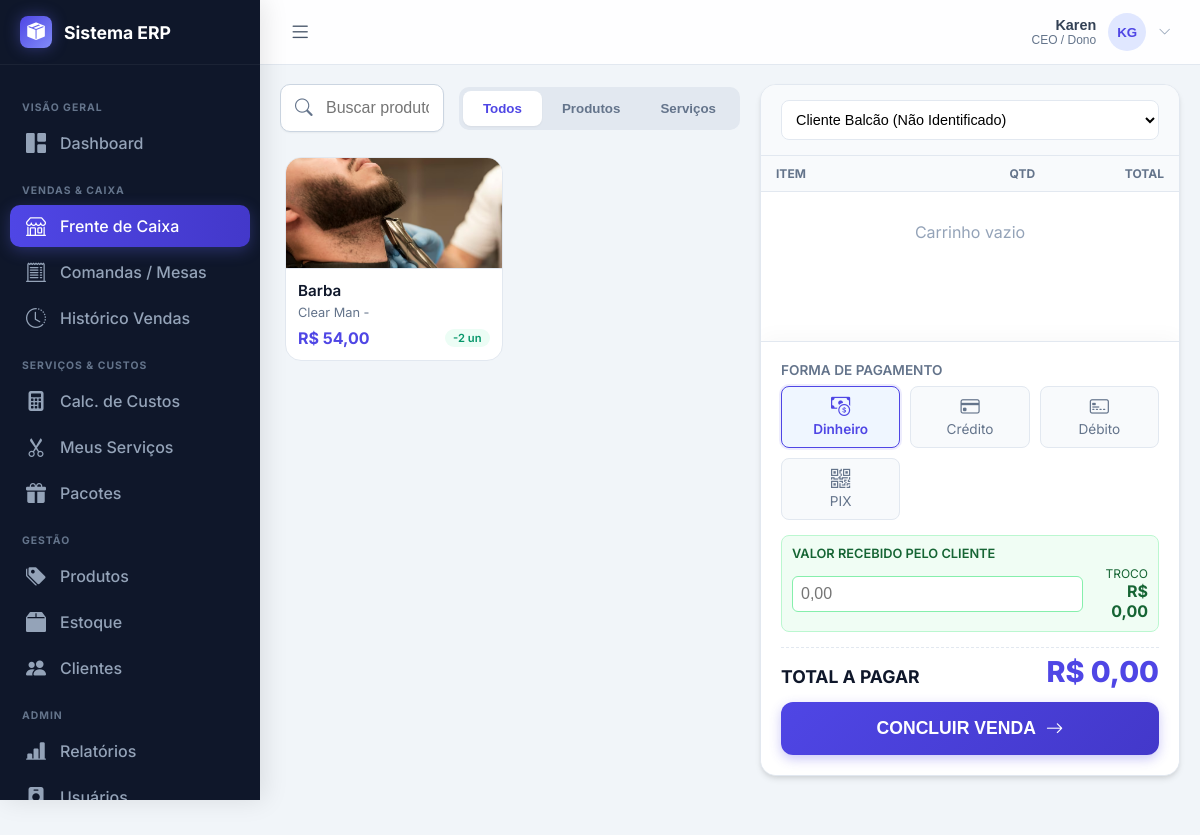
The app's page /pages/pdv/pdv.php (signed in) with its own data.
### tables this page shows
CREATE TABLE produtos_variacoes (
    id INTEGER PRIMARY KEY AUTOINCREMENT,
    produto_id INTEGER,
    cor TEXT,
    tamanho TEXT,
    peso REAL,
    estoque INTEGER DEFAULT 0, preco REAL DEFAULT 0, owner_id INTEGER NOT NULL DEFAULT 1, preco_venda REAL DEFAULT 0, preco_custo REAL DEFAULT 0,
    FOREIGN KEY(produto_id) REFERENCES produtos(id) ON DELETE CASCADE
);

CREATE TABLE produtos (
    id INTEGER PRIMARY KEY AUTOINCREMENT,
    nome TEXT NOT NULL,
    marca TEXT,
    modelo TEXT,
    descricao TEXT,
    tipo_produto TEXT,
    codigo_barras TEXT,
    estoque_minimo INTEGER DEFAULT 5,
    tem_validade INTEGER DEFAULT 0, -- 0: Não, 1: Sim
    data_validade DATE,
    ativo INTEGER DEFAULT 1,
    auto_desativar INTEGER DEFAULT 0, -- Se estoque acabar, desativa
    imagem_capa TEXT,
    data_cadastro DATETIME DEFAULT CURRENT_TIMESTAMP
, owner_id INTEGER NOT NULL DEFAULT 1, preco REAL DEFAULT 0, desconto REAL DEFAULT 0, preco_venda REAL DEFAULT 0, preco_custo REAL DEFAULT 0);

### pages/pdv/pdv.php (the view, shortened to what this page needs)
<?php
require_once '../../includes/banco-dados/db.php';
include_once '../../includes/menu.php';
$pdo->exec("CREATE TABLE IF NOT EXISTS vendas (
    id INTEGER PRIMARY KEY AUTOINCREMENT,
    data_venda DATETIME DEFAULT CURRENT_TIMESTAMP,
    cliente_id INTEGER,
    nome_cliente TEXT,
    cpf_cliente TEXT,
    valor_total REAL,
    forma_pagamento TEXT,
    valor_recebido REAL,
    troco REAL,
    observacoes TEXT
)");
$pdo->exec("CREATE TABLE IF NOT EXISTS vendas_itens (
    id INTEGER PRIMARY KEY AUTOINCREMENT,
    venda_id INTEGER,
    produto_id INTEGER,
    variacao_id INTEGER,
    nome_produto TEXT,
    cor TEXT,
    tamanho TEXT,
    quantidade INTEGER,
    preco_unit REAL,
    subtotal REAL,
    FOREIGN KEY(venda_id) REFERENCES vendas(id) ON DELETE CASCADE
)");
$sqlProd = "SELECT p.id, p.nome, p.marca, p.imagem_capa, p.preco_venda as preco,
            v.id as var_id, v.cor, v.tamanho, v.estoque, v.preco_venda as var_preco
            FROM produtos p
            LEFT JOIN produtos_variacoes v ON v.produto_id = p.id
            WHERE p.ativo = 1
            ORDER BY p.nome";
$produtos = $pdo->query($sqlProd)->fetchAll(PDO::FETCH_ASSOC);
?>
<!DOCTYPE html>
<html lang="pt-br">
<head>
    <link rel="stylesheet" href="https://cdn.jsdelivr.net/npm/bootstrap-icons@1.11.3/font/bootstrap-icons.min.css">
</head>
<body>
<main class="pdv-wrapper">
    <section class="catalog-panel">
        <div class="top-bar">
            <div class="search-container">
                <i class="bi bi-search"></i>
                <input type="text" id="searchBox" class="search-input" placeholder="Buscar produto, código ou serviço..." onkeyup="filtrarCatalogo()">
            </div>
            <div class="filter-tabs">
                <button class="tab-btn active" onclick="filtrarTipo('todos', this)">Todos</button>
                <button class="tab-btn" onclick="filtrarTipo('produto', this)">Produtos</button>
                <button class="tab-btn" onclick="filtrarTipo('servico', this)">Serviços</button>
            </div>
        </div>
        <div class="items-grid" id="gridItens">
            <?php foreach($produtos as $p):
                $img = !empty($p['imagem_capa']) ? '../../assets/uploads/produtos/'.$p['imagem_capa'] : 'https://via.placeholder.com/200x120?text=IMG';
                $precoShow = !empty($p['var_preco']) ? $p['var_preco'] : $p['preco'];
                $searchData = strtolower($p['nome'].' '.$p['marca'].' '.$p['cor'].' '.$p['tamanho']);
            ?>
            <div class="item-card" data-tipo="produto" data-search="<?php echo $searchData; ?>"
                 onclick="addItem({
                     id: '<?php echo $p['id']; ?>',
                     varId: '<?php echo $p['var_id']; ?>',
                     nome: '<?php echo addslashes($p['nome']); ?>',
                     meta: '<?php echo addslashes($p['cor'].' '.$p['tamanho']); ?>',
                     preco: <?php echo $precoShow ?: 0; ?>,
                     estoque: <?php echo $p['estoque']; ?>,
                     tipo: 'produto'
                 })">
                <img src="<?php echo $img; ?>" class="card-img">
                <div class="card-body">
                    <div class="card-title"><?php echo htmlspecialchars($p['nome']); ?></div>
                    <div class="card-sub"><?php echo htmlspecialchars($p['marca'].' - '.$p['cor'].' '.$p['tamanho']); ?></div>
                    <div class="card-footer">
                        <span class="price-tag">R$ <?php echo number_format($precoShow, 2, ',', '.'); ?></span>
                        <span class="stock-badge"><?php echo $p['estoque']; ?> un</span>
                    </div>
                </div>
            </div>
            <?php endforeach; ?>
        </div>
    </section>
    <form class="cart-panel" method="POST" id="formVenda" onsubmit="return validarVenda()">
        <div class="cart-header">
            <div class="client-selector">
                <select name="cliente_id" class="client-select-box" onchange="toggleManual(this)">
                    <option value="">Cliente Balcão (Não Identificado)</option>
                </select>
            </div>
        </div>
        <div class="cart-items-container">
            <table class="cart-table">
                <thead>
                    <tr>
                        <th style="width: 50%;">Item</th>
                        <th style="width: 25%; text-align: center;">Qtd</th>
                        <th style="width: 25%; text-align: right;">Total</th>
                    </tr>
                </thead>
                <tbody id="cartBody">
                    <tr><td colspan="3" style="text-align:center; padding:30px; color:#94a3b8;">Carrinho vazio</td></tr>
                </tbody>
            </table>
        </div>
        <div class="checkout-footer">
            <div style="font-size:0.85rem; font-weight:600; margin-bottom:8px; color:var(--text-muted);">FORMA DE PAGAMENTO</div>
            <div class="payment-methods">
                <div class="pay-btn active" onclick="selectPayment('dinheiro', this)">
                    <i class="bi bi-cash-coin"></i> Dinheiro
                </div>
                <div class="pay-btn" onclick="selectPayment('cartao_credito', this)">
                    <i class="bi bi-credit-card"></i> Crédito
                </div>
                <div class="pay-btn" onclick="selectPayment('cartao_debito', this)">
                    <i class="bi bi-credit-card-2-front"></i> Débito
                </div>
                <div class="pay-btn" onclick="selectPayment('pix', this)">
                    <i class="bi bi-qr-code"></i> PIX
                </div>
            </div>
            <div class="money-input-group" id="moneyGroup" style="display:block;">
                <label class="money-label">VALOR RECEBIDO PELO CLIENTE</label>
                <div style="display:flex; justify-content:space-between; align-items:center;">
                    <input type="number" step="0.01" name="valor_recebido" id="inpRecebido" class="money-field" placeholder="0,00" oninput="calcTroco()">
                    <div style="margin-left:15px; text-align:right;">
                        <span style="font-size:0.75rem; color:#166534;">TROCO</span>
                        <div id="displayTroco" style="font-weight:700; color:#166534;">R$ 0,00</div>
                    </div>
                </div>
            </div>
            <div class="total-row">
                <div class="total-label">TOTAL A PAGAR</div>
                <div class="total-amount" id="displayTotal">R$ 0,00</div>
            </div>
            <button type="submit" class="btn-finish">
                <span>CONCLUIR VENDA</span>
                <i class="bi bi-arrow-right"></i>
            </button>
        </div>
    </form>
</main>
</body>
</html>

### includes/menu.php (style rules this page uses)
:root { --sidebar-width: 260px; --sidebar-collapsed-width: 70px; --header-height: 64px; --primary: #6366f1; --primary-dark: #4f46e5; --sidebar-bg: #0f172a; --navbar-bg: rgba(255, 255, 255, 0.9); --text-sidebar: #94a3b8; --text-sidebar-hover: #f8fafc; --body-bg: #f1f5f9; --transition-speed: 0.3s; }
body { margin: 0; padding-top: var(--header-height); padding-left: var(--sidebar-width); font-family: 'Plus Jakarta Sans', sans-serif; background-color: var(--body-bg); transition: padding-left var(--transition-speed) ease; }

### records on screen
produtos_variacoes: produto.imagem_capa (picture), produto.nome "Barba", produto+cor+tamanho "Clear Man -", preco_venda "54,00", estoque "-2"

### other values on screen
$firstName "Karen"
$userRole "CEO / Dono"
$iniciais "KG"
